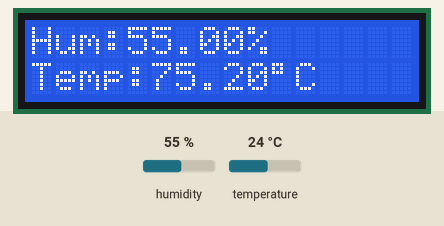
This sketch was run on a simulated Arduino Uno, built with avr-gcc and run on an emulated ATmega328P. Parts: 16×2 character LCD. Inputs (shaded band) come from the test bench; at power-on: humidity 55 %, temperature 24 °C.

Above: at 3.2 s.
3.3 s: humidity set to 22 %
At 5.3 s:
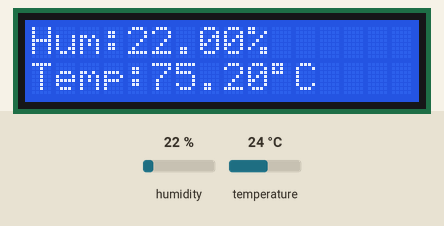
6.0 s: temperature set to 12 °C
At 6.8 s:
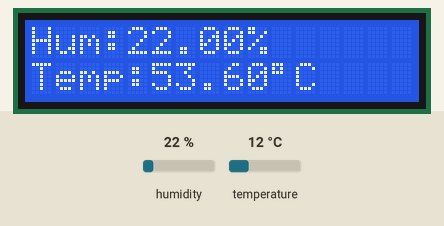
8.7 s: humidity set to 40 %
At 10.9 s:
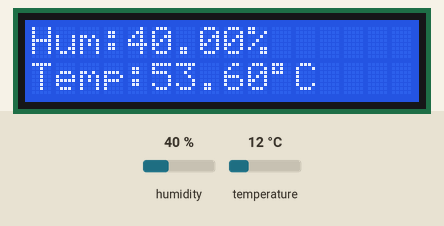
11.7 s: temperature set to 19 °C
At 13.6 s:
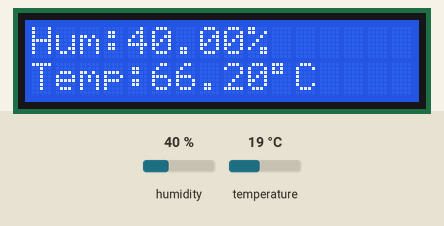
Timing chart, 0 to 15.1 s (numbered marks = the images above; inputs shaded):
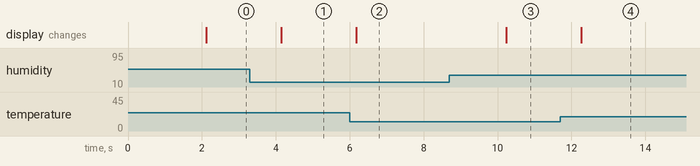

The sketch:

sketch.ino
```cpp
#include <DHT.h>
#include <Wire.h> // Library wajib untuk komunikasi I2C
#include <LiquidCrystal_I2C.h> // Library untuk LCD I2C

#define DHTPIN2 2 // Pastikan pin ini sesuai dengan koneksi fisik data DHT
#define DHTTYPE DHT22

// Inisialisasi sensor DHT
DHT dht(DHTPIN2, DHTTYPE);

// Inisialisasi LCD I2C
// Sesuaikan alamat I2C dan ukuran LCD Anda.
// Alamat umum: 0x27 atau 0x3F
// Ukuran umum: 16,2 (16 karakter, 2 baris) atau 20,4 (20 karakter, 4 baris)
LiquidCrystal_I2C lcd(0x27, 16, 2); // Contoh: alamat 0x27, LCD 16x2

void setup() {
  Serial.begin(9600); // Tetap aktifkan Serial Monitor untuk debugging
  dht.begin();

  // Inisialisasi LCD
  lcd.init(); // Menginisialisasi LCD
  lcd.backlight(); // Menyalakan backlight LCD

  // Tampilkan pesan awal di LCD
  lcd.print("Memulai Sensor...");
  delay(2000);
  lcd.clear(); // Bersihkan layar setelah pesan awal
}

void loop() {
  // Baca kelembaban dan suhu dari sensor DHT
  float humidity = dht.readHumidity();
  float temperature = dht.readTemperature(true); // 'true' untuk Fahrenheit, 'false' untuk Celsius.
                                                  // Oh, jika 'true' itu Fahrenheit, berarti 'false' itu Celsius.
                                                  // Tapi di kode sebelumnya kamu pakai 'true' dan hasilnya °C.
                                                  // Ini sering bikin bingung. Umumnya 'false' untuk Celsius.
                                                  // Coba pakai 'false' jika hasilnya aneh.
                                                  // Jika tetap ingin Celsius dan hasil sebelumnya sudah benar
                                                  // dengan 'true', biarkan saja.
                                                  // Asumsi kamu ingin Celsius, ubah ke false jika diperlukan:
                                                  // float temperature = dht.readTemperature(false); // Untuk Celsius

  // Cek jika pembacaan sensor gagal
  if (isnan(humidity) || isnan(temperature)) {
    Serial.println("Gagal membaca dari sensor DHT!");
    lcd.clear();
    lcd.print("Gagal baca DHT!");
    delay(2000);
    return; // Keluar dari loop saat ini dan coba lagi
  }

  // Bersihkan layar LCD sebelum menampilkan data baru
  lcd.clear();

  // Tampilkan kelembaban di baris pertama LCD
  lcd.setCursor(0, 0); // Atur kursor ke kolom 0, baris 0
  lcd.print("Hum:");
  lcd.print(humidity);
  lcd.print("%");

  // Tampilkan suhu di baris kedua LCD
  lcd.setCursor(0, 1); // Atur kursor ke kolom 0, baris 1
  lcd.print("Temp:");
  lcd.print(temperature);
  lcd.print((char)223); // Karakter derajat (°)
  lcd.print("C");

  delay(2000); // Jeda 2 detik sebelum pembacaan berikutnya
}
```

Measured:
- after the input at 3.3 s, the display: changes after 0.84 s (image 1)
- after the input at 6.0 s, the display: changes after 0.18 s (image 2)
- after the input at 8.7 s, the display: changes after 1.5 s (image 3)
- after the input at 11.7 s, the display: changes after 0.57 s (image 4)
